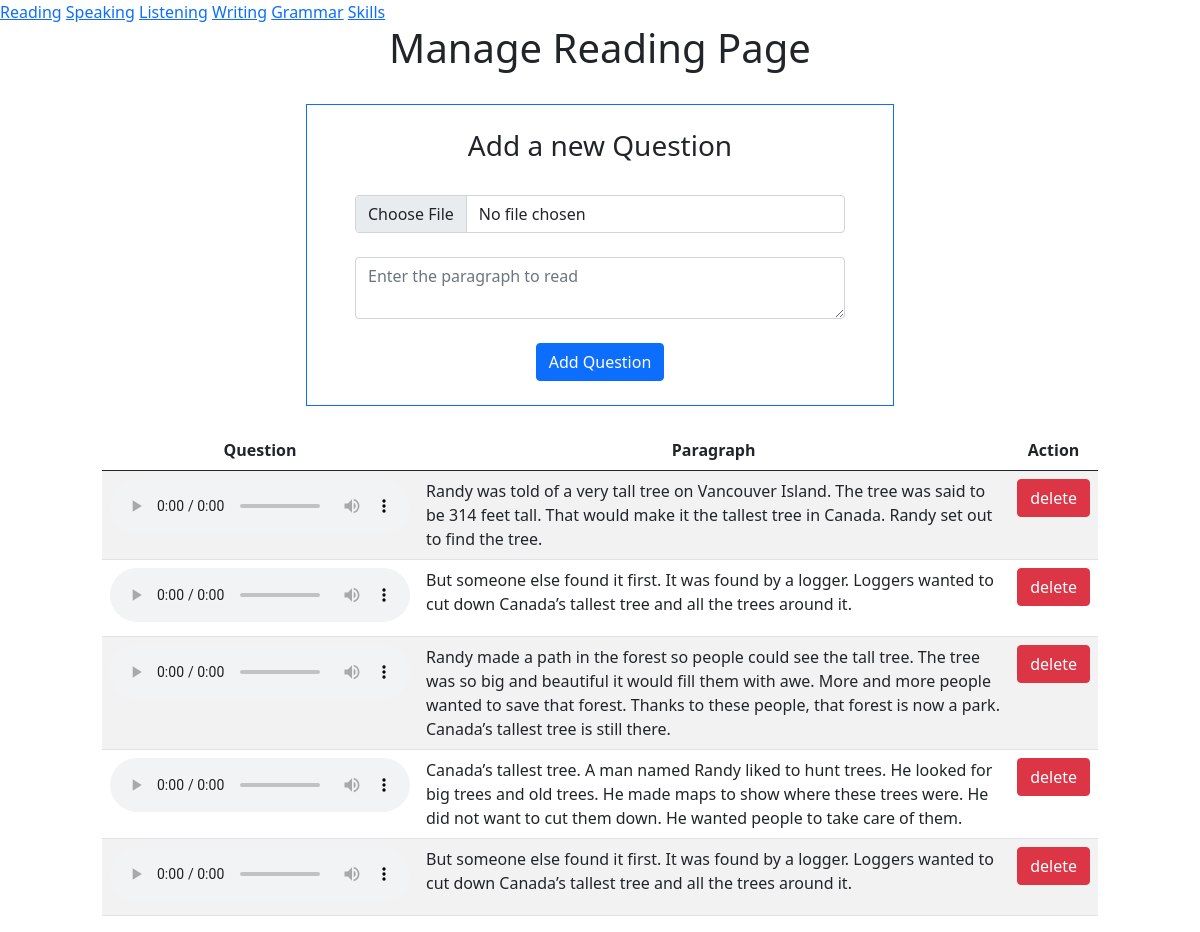
Screenshot of /Admin_reading.php with the database file from the repository.
### tables this page shows
CREATE TABLE `question` (
  `Ques_ID` int(11) NOT NULL,
  `Question` varchar(2000) NOT NULL,
  `Ques_Read` varchar(2000) NOT NULL
);

### Admin_reading.php (the view, shortened to what this page needs)
<?php
@include 'configure.php';
?>
<!DOCTYPE html>
<html lang="en">
<head>
<link href="https://cdn.jsdelivr.net/npm/bootstrap@5.0.2/dist/css/bootstrap.min.css" rel="stylesheet">
<link rel="stylesheet" href="https://cdnjs.cloudflare.com/ajax/libs/font-awesome/6.0.0/css/all.min.css">
<link rel="stylesheet" href="https://cdnjs.cloudflare.com/ajax/libs/rateYo/2.3.2/jquery.rateyo.min.css">
</head>
<body>
<a href="Admin_reading.php">Reading</a>
<a href="Admin_Speaking.php">Speaking</a>
<a href="Admin_Listening.php">Listening</a>
<a href="Admin_Writing.php">Writing</a>
<a href="Admin_Grammar.php">Grammar</a>
<a href="skills.php">Skills</a>
<div class="row d-flex justify-content-center">
   <div class="col-md-6">
      <div class="form-group">
      <h1 class="text-center">Manage Reading Page</h1><br/>
         <div class="border border-primary">
            <div class="col px-md-5">
      <form action="<?php $_SERVER['PHP_SELF'] ?>" method="post" enctype="multipart/form-data"><br/>
         <h3 class="text-center">Add a new Question</h3><br/>
         <input type="file" accept="image/mp3" name="Question" class="form-control"><br/>
         <textarea placeholder="Enter the paragraph to read" name="Ques_Read" class="form-control"></textarea><br/>
         <div class="text-center">
         <input type="submit" class="btn btn-primary" name="add_audio" value="Add Question">
         </div>
         <br/>
      </form>
   </div>
</div>
   </div>
</div>
<br/>
      <div id="overlay"></div>
<br/>
   <?php
   $select = mysqli_query($conn, "SELECT * FROM question");
   ?>
   <div class="col-md-10">
      <table class="table table-striped table-hover">
         <thead>
         <tr>
            <th class="text-center">Question</th>
            <th class="text-center">Paragraph</th>
            <th class="text-center">Action</th>
         </tr>
         </thead>
         <?php while($row = mysqli_fetch_assoc($select)){ ?>
         <tr>
            <td><audio controls><source src="uploaded_img/<?php echo $row['Question']; ?>"></audio></td>
            <td><?php echo $row['Ques_Read']; ?></td>
            <td>
               <a href="Admin_reading.php?delete=<?php echo $row['Ques_ID']; ?>" class="btn btn-danger">delete </a>
            </td>
         </tr>
      <?php }
      ?>
      </table>
         </div>
</body>
</html>

### rows the page displays
question: Ques_Read "Randy was told of a very tall tree on Vancouver Island. The tree was said to be 314 feet tall. That would make it the tallest tree in Canada. Randy set out to find the tree."
question: Ques_Read "But someone else found it first. It was found by a logger. Loggers wanted to cut down Canada’s tallest tree and all the trees around it."
question: Ques_Read "Randy made a path in the forest so people could see the tall tree. The tree was so big and beautiful it would fill them with awe. More and more people wanted to save that forest. Thanks to these people, that forest is now a park. Canada’s tallest tree is still there."
question: Ques_Read "Canada’s tallest tree. A man named Randy liked to hunt trees. He looked for big trees and old trees. He made maps to show where these trees were. He did not want to cut them down. He wanted people to take care of them."
question: Ques_Read "But someone else found it first. It was found by a logger. Loggers wanted to cut down Canada’s tallest tree and all the trees around it."
